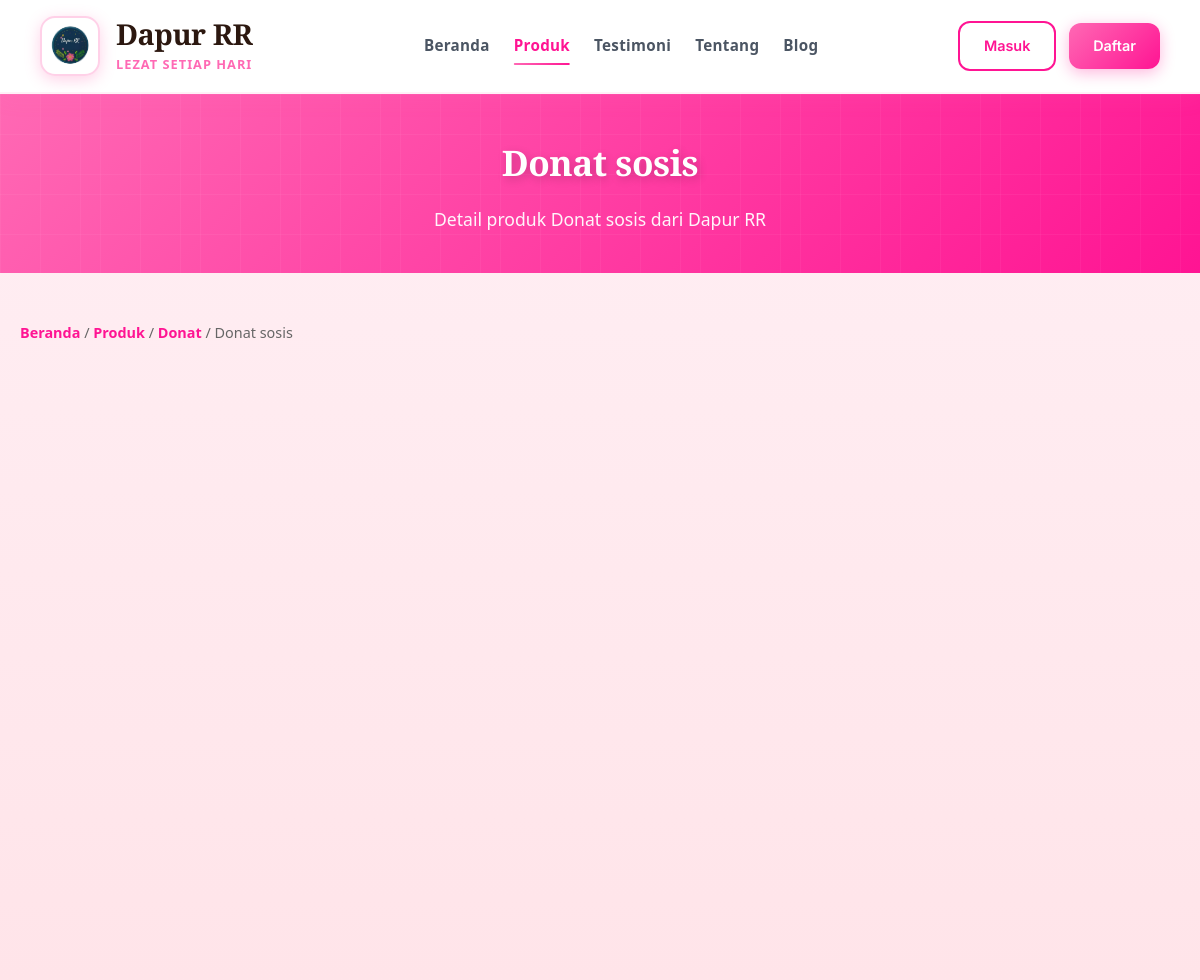
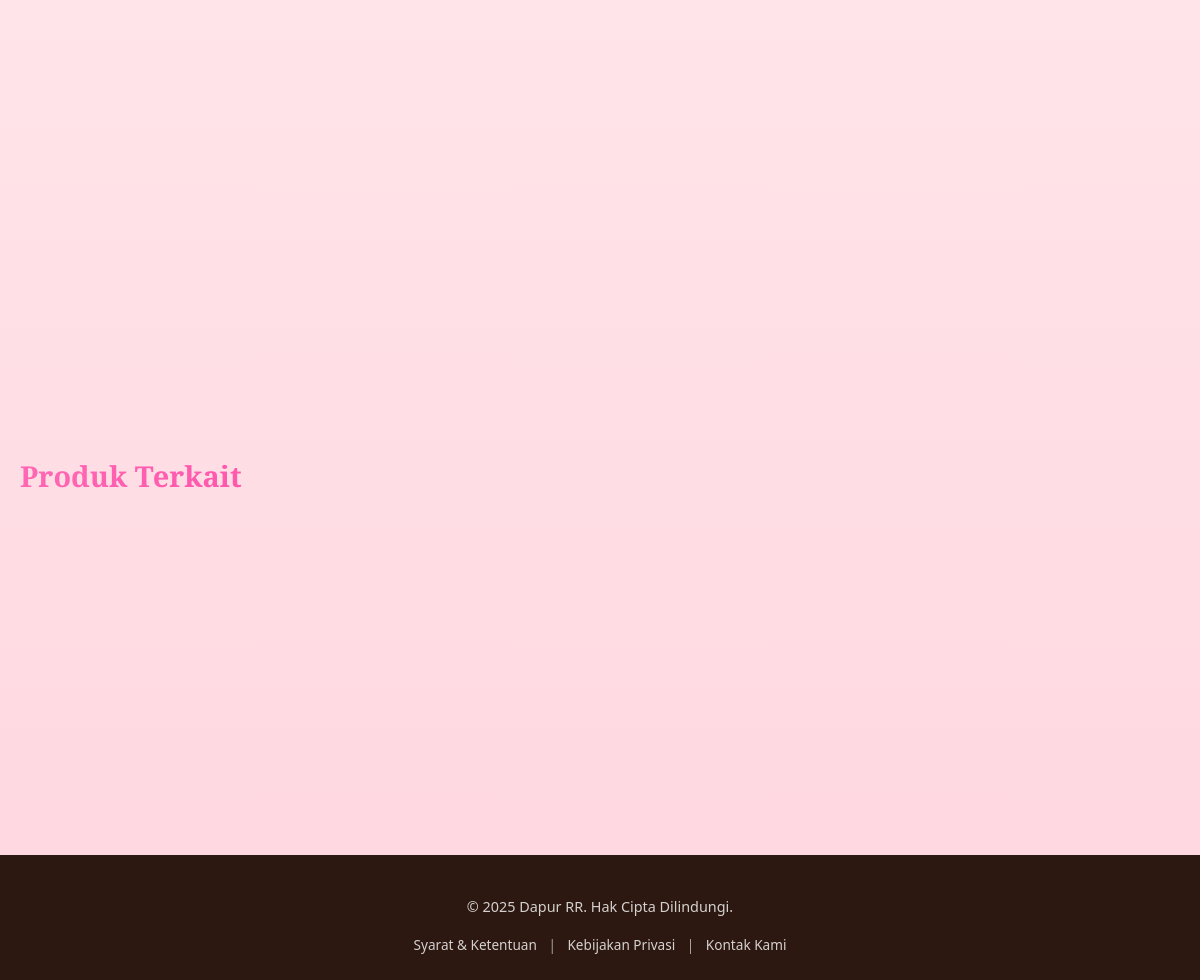
The app's page /detail-produk.php?id=43 with its own data (2 pictures, top to bottom).
### tables this page shows
CREATE TABLE `pengaturan` (
  `id` int(11) NOT NULL,
  `nama_toko` varchar(100) DEFAULT 'Dapur RR',
  `tagline` varchar(255) DEFAULT NULL,
  `deskripsi` text DEFAULT NULL,
  `alamat` text DEFAULT NULL,
  `no_telepon` varchar(20) DEFAULT NULL,
  `email` varchar(100) DEFAULT NULL,
  `whatsapp` varchar(20) DEFAULT NULL,
  `logo` varchar(255) DEFAULT NULL,
  `favicon` varchar(255) DEFAULT NULL,
  `maps_embed` text DEFAULT NULL,
  `instagram` varchar(100) DEFAULT NULL,
  `facebook` varchar(100) DEFAULT NULL,
  `twitter` varchar(100) DEFAULT NULL,
  `jam_buka` varchar(100) DEFAULT NULL
);

CREATE TABLE `produk` (
  `id` int(11) NOT NULL,
  `nama_produk` varchar(200) NOT NULL,
  `kategori_id` int(11) DEFAULT NULL,
  `deskripsi` text DEFAULT NULL,
  `harga` decimal(10,2) NOT NULL,
  `stok` int(11) DEFAULT 0,
  `gambar` varchar(255) DEFAULT NULL,
  `berat` int(11) DEFAULT 500,
  `is_promo` tinyint(1) DEFAULT 0,
  `harga_promo` decimal(10,2) DEFAULT NULL,
  `created_at` timestamp NOT NULL DEFAULT current_timestamp(),
  `updated_at` timestamp NULL DEFAULT NULL ON UPDATE current_timestamp()
);

CREATE TABLE `kategori` (
  `id` int(11) NOT NULL,
  `nama_kategori` varchar(100) NOT NULL,
  `deskripsi` text DEFAULT NULL,
  `gambar` varchar(255) DEFAULT NULL,
  `created_at` timestamp NOT NULL DEFAULT current_timestamp()
);

### config/database.php (called while the page is built, shortened)
<?php
function isLoggedIn() {
    return isset($_SESSION['user_id']);
}
?>

### detail-produk.php (the view, shortened to what this page needs)
<?php
require_once 'config/database.php';
$conn = getConnection();
$pengaturan = $conn->query("SELECT * FROM pengaturan LIMIT 1")->fetch_assoc();
$produkId = isset($_GET['id']) ? intval($_GET['id']) : 0;
$stmt = $conn->prepare("SELECT p.*, k.nama_kategori FROM produk p LEFT JOIN kategori k ON p.kategori_id = k.id WHERE p.id = ?");
$stmt->bind_param("i", $produkId);
$stmt->execute();
$result = $stmt->get_result();
$produk = $result->fetch_assoc();
$isLoggedIn = isLoggedIn();
$produkTerkait = $conn->query("SELECT * FROM produk WHERE kategori_id = {$produk['kategori_id']} AND id != $produkId AND stok > 0 LIMIT 4");
?>
<!DOCTYPE html>
<html lang="id">
<head>
</head>
<body>
    <header>
        <div class="header-top">
            <div class="logo">
                <?php
                $logo_paths = [
                    'uploads/logo/logo-dapurr.png',
                    'uploads/logo/logo.png',
                    'images/logo.png',
                    'assets/logo.png',
                    'logo.png'
                ];
                foreach($logo_paths as $path) {
                    if(file_exists($path)) {
                        echo '<img src="' . $path . '" alt="Logo" class="logo-image">';
                        break;
                    }
                }
                ?>
                <div class="logo-text">
                    <h1><?php echo htmlspecialchars($pengaturan['nama_toko']); ?></h1>
                    <p><?php echo htmlspecialchars($pengaturan['tagline']); ?></p>
                </div>
            </div>
            <nav>
                <ul>
                    <li><a href="<?php echo $isLoggedIn ? 'home.php' : 'index.php'; ?>">Beranda</a></li>
                    <li><a href="produk.php" class="active">Produk</a></li>
                    <?php if ($isLoggedIn): ?>
                        <li><a href="riwayat-pesanan.php">Pesanan</a></li>
                        <li><a href="promo.php">Promo</a></li>
                    <?php else: ?>
                        <li><a href="testimoni.php">Testimoni</a></li>
                        <li><a href="tentang.php">Tentang</a></li>
                        <li><a href="artikel.php">Blog</a></li>
                    <?php endif; ?>
                </ul>
            </nav>
            <div class="user-section">
                <?php if ($isLoggedIn): ?>
                    <div class="user-menu">
                        <?php if (isset($wishlistCount)): ?>
                        <a href="wishlist.php" class="wishlist-icon">
                            ❤️
                            <?php if ($wishlistCount > 0): ?>
                            <span class="badge"><?php echo $wishlistCount; ?></span>
                            <?php endif; ?>
                        </a>
                        <?php endif; ?>
                        <?php if (isset($cartCount)): ?>
                        <a href="keranjang.php" class="cart-icon">
                            🛒
                            <?php if ($cartCount > 0): ?>
                            <span class="badge"><?php echo $cartCount; ?></span>
                            <?php endif; ?>
                        </a>
                        <?php endif; ?>
                        <a href="akun.php" class="user-name">
                            👤 <?php echo htmlspecialchars($_SESSION['nama']); ?>
                        </a>
                        <a href="logout.php" class="btn-logout">Logout</a>
                    </div>
                <?php else: ?>
                    <div class="auth-buttons">
                        <a href="login.php" class="btn btn-secondary">Masuk</a>
                        <a href="register.php" class="btn btn-primary">Daftar</a>
                    </div>
                <?php endif; ?>
            </div>
        </div>
    </header>
    <div class="hero">
        <div class="hero-content">
            <h1><?php echo htmlspecialchars($produk['nama_produk']); ?></h1>
            <p>Detail produk <?php echo htmlspecialchars($produk['nama_produk']); ?> dari <?php echo htmlspecialchars($pengaturan['nama_toko']); ?></p>
        </div>
    </div>
    <div class="container">
        <div class="breadcrumb">
            <a href="<?php echo $isLoggedIn ? 'home.php' : 'index.php'; ?>">Beranda</a> /
            <a href="produk.php">Produk</a> /
            <a href="produk.php?kategori=<?php echo $produk['kategori_id']; ?>"><?php echo htmlspecialchars($produk['nama_kategori']); ?></a> /
            <?php echo htmlspecialchars($produk['nama_produk']); ?>
        </div>
        <?php if ($produkTerkait->num_rows > 0): ?>
        <div class="related-products">
            <h2 class="section-title">Produk Terkait</h2>
            <div class="product-grid">
            </div>
        </div>
        <?php endif; ?>
    </div>
    <footer>
        <div class="footer-content">
            <p>&copy; <?php echo date('Y'); ?> <?php echo htmlspecialchars($pengaturan['nama_toko']); ?>. Hak Cipta Dilindungi.</p>
            <p style="margin-top: 1rem; font-size: 0.85rem; color: rgba(255,255,255,0.6);">
                <a href="syarat-ketentuan.php" style="color: rgba(255,255,255,0.8); text-decoration: none; margin: 0 8px;">Syarat & Ketentuan</a> |
                <a href="kebijakan-privasi.php" style="color: rgba(255,255,255,0.8); text-decoration: none; margin: 0 8px;">Kebijakan Privasi</a> |
                <a href="kontak.php" style="color: rgba(255,255,255,0.8); text-decoration: none; margin: 0 8px;">Kontak Kami</a>
            </p>
        </div>
    </footer>
</body>
</html>

### records on screen
pengaturan: nama_toko "Dapur RR", tagline "LEZAT SETIAP HARI"
produk: nama_produk "Donat sosis", kategori.nama_kategori "Donat"
